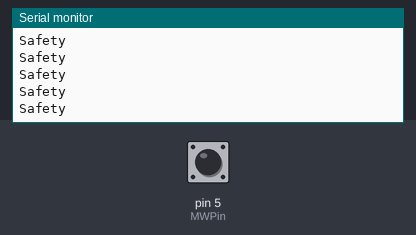
Recording of a sketch running on a simulated Arduino Uno, built with avr-gcc and run on an emulated ATmega328P. Parts: the last lines printed to the serial monitor. Inputs (shaded band) come from the test bench; at power-on: pin 5 (MWPin) LOW.

Above: at 1.2 s.
1.3 s: pin 5 (MWPin) driven HIGH
At 1.9 s:
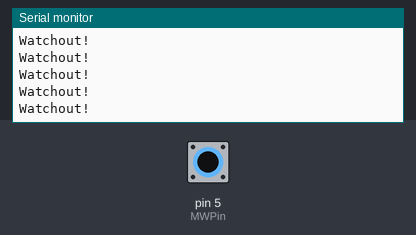
3.2 s: pin 5 (MWPin) pulsed LOW 2 times (0.12 s each, 0.3 s apart)
6.8 s: pin 5 (MWPin) driven LOW
At 7.3 s:
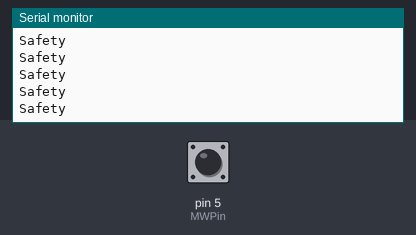
12.8 s: pin 5 (MWPin) driven HIGH
At 13.7 s:
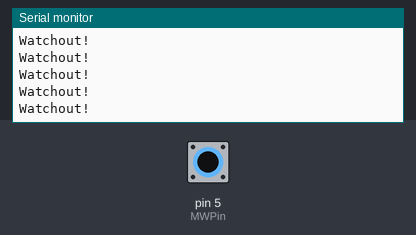

Measured:
- after the input at 1.3 s, the serial monitor: prints a new line after 0.07 s (image 1)
- after the input at 6.8 s, the serial monitor: prints a new line after 0.07 s (image 2)
- after the input at 12.8 s, the serial monitor: prints a new line after 0.08 s (image 3)

The sketch:

11.__MicroWave.ino
```cpp
#define MWPin 5

void setup() {
    Serial.begin(9600);
    pinMode(MWPin, INPUT);
}

void loop() {
    int MWRead = digitalRead(MWPin);
    if (MWRead) {
        Serial.println("Watchout!");
    }
    else {
      Serial.println("Safety");
    }
}
```
